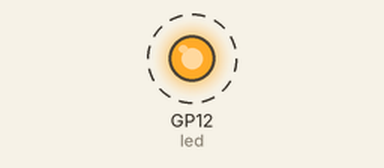
A program run on a simulated Raspberry Pi Pico running MicroPython. On the bench: output pins drawn as LEDs (lit = HIGH). Dashed ring = blinking.

Above: at 0.5 s.
Timing chart, 0 to 4.6 s (numbered marks = the images above):
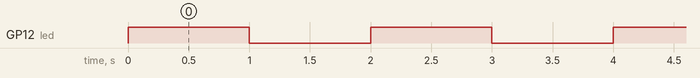

The program:

02_test_led_digital.py
```python
# This program was created in Arduino Lab for MicroPython
from machine import Pin
from time import sleep

led = Pin("D12", Pin.OUT)

while True:
  led.on() # OR led.value(1)
  sleep(1)
  led.off()
  sleep(1)
```

Measured:
- by itself, GP12 (led): alternates HIGH for 1.0 s and LOW for 1.0 s
